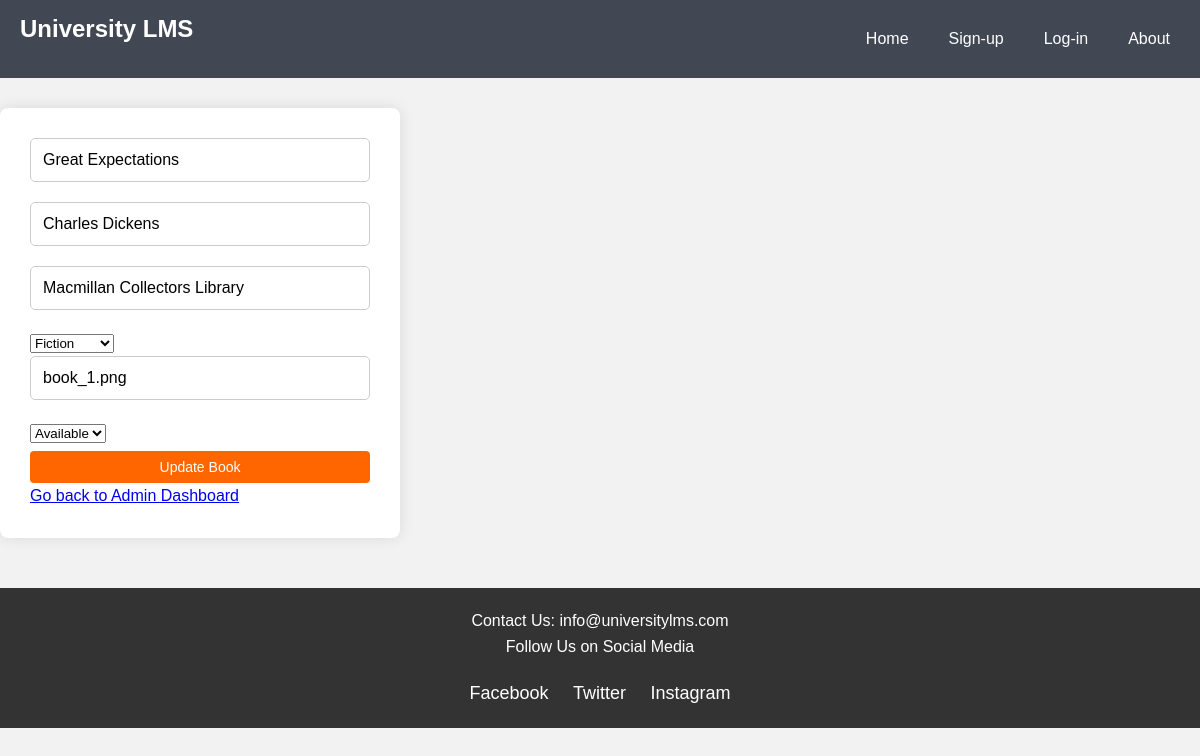
/admin/update.php?update_id=1 (signed in), run on the app's committed database.
### tables this page shows
CREATE TABLE `books` (
  `book_id` int(11) NOT NULL,
  `book_title` varchar(30) NOT NULL,
  `author` varchar(30) NOT NULL,
  `publisher` varchar(30) NOT NULL,
  `language` enum('English','French','German','Mandarin','Japanese','Russian','Other') DEFAULT 'English',
  `category` enum('Fiction','Nonfiction','Reference') DEFAULT 'Fiction',
  `image` varchar(255) DEFAULT NULL
);

### admin/books.php (called while the page is built, shortened)
<?php
class Book {
    private $conn;
    public $book_id;
    public function __construct($db) {
        $this->conn = $db;
    }
    public function getById() {
        $query = "SELECT * FROM books WHERE book_id = :book_id LIMIT 0,1";
        $stmt = $this->conn->prepare($query);
        $stmt->bindParam(":book_id", $this->book_id, PDO::PARAM_INT);
        $stmt->execute();
        $row = $stmt->fetch(PDO::FETCH_ASSOC);
        if ($row) {
            $this->book_title = $row['book_title'];
            $this->author = $row['author'];
            $this->publisher = $row['publisher'];
            $this->category = $row['category'];
            $this->image = $row['image'];
            $this->status = $row['status'] ?? 'Available';
            return $row;
        }
        return null;
    }
}
?>

### admin/update.php (the view, shortened to what this page needs)
<?php
require_once '../admin/books.php';
$db = new Database();
$connection = $db->getConnection();
$book = new Book($connection);
$currentBook = null;
if (isset($_GET['update_id'])) {
    $book->book_id = $_GET['update_id'];
    $currentBook = $book->getById();
}
$statusOptions = ['Available', 'Onloan', 'Deleted'];
?>
<!DOCTYPE html>
<html lang="en">
<head>
    <link rel="stylesheet" href="../assets/css/style.css">
</head>
<body>
<?php include '../includes/header.php'; ?>
    <h1>Update Book</h1>
    <?php if ($currentBook): ?>
        <form method="POST" action="update.php">
            <input type="text" name="book_title" required placeholder="Title" value="<?php echo htmlspecialchars($book->book_title); ?>">
            <input type="text" name="author" required placeholder="Author" value="<?php echo htmlspecialchars($book->author); ?>">
            <input type="text" name="publisher" required placeholder="Publisher" value="<?php echo htmlspecialchars($book->publisher); ?>">
            <select name="category" required>
                <option value="Fiction" <?php echo ($book->category === 'Fiction') ? 'selected' : ''; ?>>Fiction</option>
            </select>
            <input type="text" name="image" required placeholder="Image URL" value="<?php echo htmlspecialchars($book->image); ?>">
            <select name="status">
                <?php foreach ($statusOptions as $option): ?>
                    <option value="<?php echo htmlspecialchars($option); ?>" <?php echo ($book->status === $option) ? 'selected' : ''; ?>>
                        <?php echo htmlspecialchars($option); ?>
                    </option>
                <?php endforeach; ?>
            </select>
            <button type="submit" name="update_book">Update Book</button>
            <a href="admin_dashboard.php">Go back to Admin Dashboard</a>
        </form>
    <?php else: ?>
        <p>Book not found for editing.</p>
    <?php endif; ?>
    <?php include '../includes/footer.php'; ?>
</body>
</html>

### assets/css/style.css (style rules this page uses)
* { margin: 0; padding: 0; box-sizing: border-box; }
body { font-family: 'Arial', sans-serif; line-height: 1.6; background-color: #f2f2f2; color: #333; }
h1 { margin-bottom: 20px; font-size: 24px; font-weight: bold; }
form { background-color: white; padding: 30px; border-radius: 8px; width: 100%; max-width: 400px; margin: 50px auto; box-shadow: 0px 0px 15px rgba(0, 0, 0, 0.1); }
input[type="text"], input[type="email"], input[type="password"] { width: 100%; padding: 12px; font-size: 16px; margin-bottom: 20px; border: 1px solid #ccc; border-radius: 5px; outline: none; transition: border 0.3s; }
button[type="submit"] { background-color: #ff6600; color: white; padding: 12px; border: none; border-radius: 5px; width: 100%; font-size: 16px; cursor: pointer; transition: background-color 0.3s; }
form { display: inline-block; }
button[type="submit"] { background-color: #ff6600; color: white; padding: 8px 16px; border: none; border-radius: 4px; cursor: pointer; font-size: 14px; margin-top: 5px; }

### data on the page
books: book_title "Great Expectations", author "Charles Dickens", publisher "Macmillan Collectors Library", category "Fiction", image "book_1.png"

### other printed values
form field status "Available"
